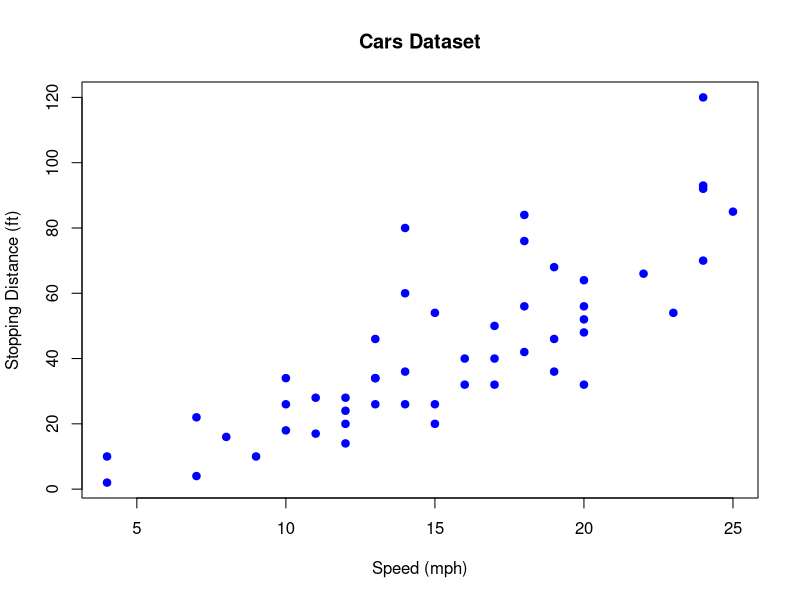
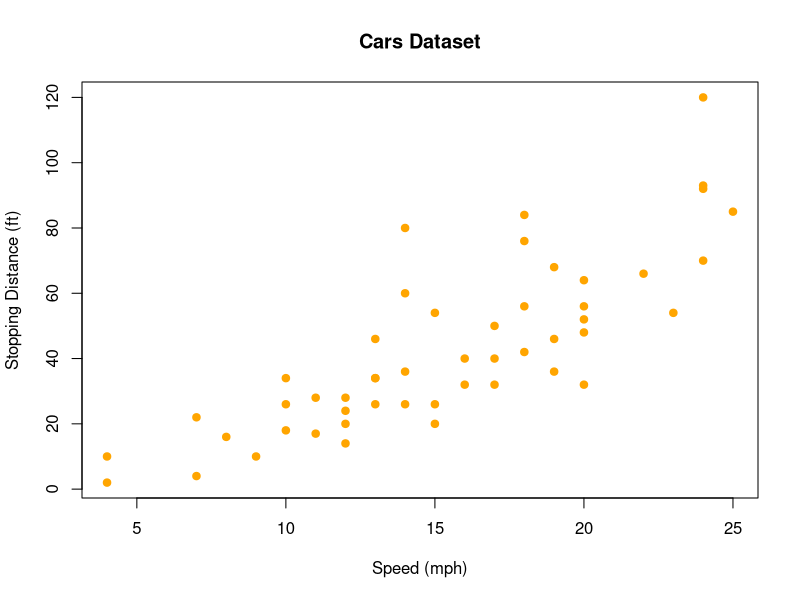

Generate these figures, in order, with R:
library(dplyr)
head(cars)

# Summary statistics
summary(cars)

# Simple plot
plot(cars$speed, cars$dist, main = "Cars Dataset",
     xlab = "Speed (mph)", ylab = "Stopping Distance (ft)",
     pch = 19, col = "blue")

     ##changes 
# Simple plot from #2
plot(cars$speed, cars$dist, main = "Cars Dataset",
     xlab = "Speed (mph)", ylab = "Stopping Distance (ft)",
     pch = 19, col = "orange")
